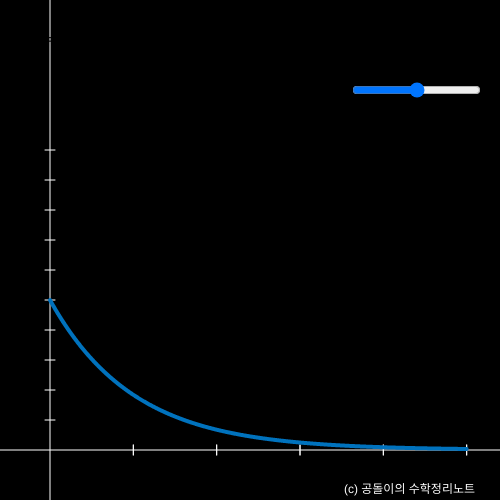
Frame 1 (no input)
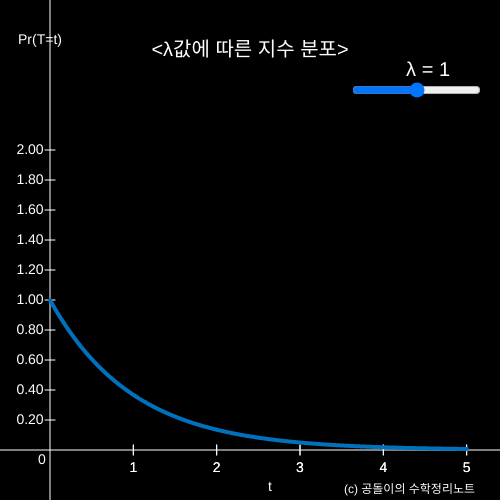
Frame 60 (no input)
Frame 120 (the mouse pressed at the canvas centre since frame 60): identical to frame 60, image omitted

The p5.js sketch that drew these frames (run headless with seeded random() and noise() and a simulated clock; from frame 60 on, the mouse is pressed at the canvas centre):

// p5.js sketch
// ── sketch.js
var n, p, k;
// n: 전체 시행 횟수 n>=0
// p: 발생확률. 0<=p<=1
// k: 실현 횟수


var scl_w, scl_h;
let Pr = []
function setup() {
     // createCanvas(windowWidth - 20, windowHeight - 20);
     // TODO: window size에 맞춰서 animation을 만들 수 없을까?
     createCanvas(500, 500);
     // n = 50
     // p = 0.5;

     slider_lambda = createSlider(0, 2, 1, 0.01)

     slider_lambda.position(width-150, 80)
     n = 5; // x축에 표기할 최대값
}

function draw() {
     
     background(0);
     lambda = slider_lambda.value()
     Pr = []
     xx = linspace(0, 5, 1000)
     for(let k =0; k<=xx.length; k++){
          Pr[k]= exp_dist(xx[k],lambda)
     }

     scl_w = width / (n*1.2)
     scl_h = height * 0.3

     textSize(20)
     textAlign(CENTER)
     text('<λ값에 따른 지수 분포>', width/2, 50)
     array = ['λ =', String(lambda)]
     separator = ' '
     message = join(array, separator)
     textAlign(RIGHT)
     text(message, 450, 70)


     // xy 축 그려주기
     plotAxes()

     // plot from (0, 0) point
     push()
     translate(50, 450)
     scale(1, -1)

     beginShape()
     xx = linspace(0, 5, 1000)
     noFill()
     for(let k =0; k<Pr.length; k++){
          stroke(0,114,189)
          strokeWeight(4)
          // line(k * scl_w, 0, k * scl_w, Pr[k] * scl_h)
          // circle(k * scl_w, Pr[k] * scl_h, 7)
          vertex(xx[k] * scl_w, Pr[k] * scl_h)
     }
     endShape()
     pop()

     fill(255); 
     textSize(12)
     textAlign(RIGHT)
     noStroke()
     text('(c) 공돌이의 수학정리노트', width * 0.95, height * 0.98)
}

function factorial(n) {
     let res = 1
     for(let i = 1; i <= n; i++){
          res *= i
     }

     return res

}

function exp_dist(x, lambda) {
     if (x<0){
          return 0
     }
     else {
          return lambda * exp(-lambda * x)
     }
}

function plotAxes(){     

     textSize(14)
     // 0 써주기
     textAlign(CENTER, CENTER)
     noStroke()
     text(0, 50-8, 450+10)
     // horizontal axis
     stroke(255)
     line(0, 450, width, 450)
     
     xx = linspace(0, n, 11, endpoint = true)
     for (let i = 1; i < xx.length; i++){
          noStroke()
          let xpos = round(xx[i])
          text(xpos, 50 + xpos * scl_w, 450+18)
          stroke(255)
          line(50 + xpos * scl_w, 450-5, 50 + xpos * scl_w, 450+5)
     }

     noStroke()
     text('t', width/2+20, height-13)

     // vertical axis
     stroke(255)
     line(50, 0, 50, height)

     // yy = linspace(0, max(Pr), 7)
     // yy = linspace(0, 2.5, 10)
     let yy = range(0, 2, 0.20)

     for (let i = 1; i < yy.length; i++){
          noStroke()
          let my_num = yy[i]
          my_num_str = String(my_num)
          
          text(my_num_str.substr(0, 4), 30, 450 - my_num * scl_h)
          stroke(255)
          line(50-5, 450 - my_num * scl_h, 50 + 5, 450 - my_num * scl_h)
     }
     noStroke()
     text('Pr(T=t)',40, 40)
}
function range(start, stop, interval = 0.1){
     let res = []

     for (i =0;i<=stop; i+=interval){
          res.push(i.toFixed(2))
     }
     return res
}

function linspace(start, stop, num, endpoint = true) {
     const div = endpoint ? (num - 1) : num;
     const step = (stop - start) / div;
     return Array.from({length: num}, (_, i) => start + step * i);
 }
